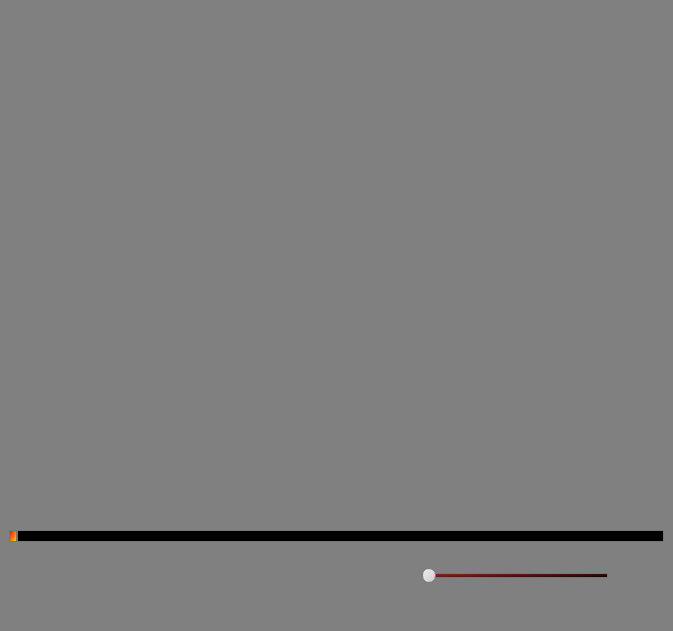
<?xml version="1.0" encoding="UTF-8"?>
<ui version="4.0">
 <class>MainWindow</class>
 <widget class="QMainWindow" name="MainWindow">
  <property name="geometry">
   <rect>
    <x>0</x>
    <y>0</y>
    <width>673</width>
    <height>631</height>
   </rect>
  </property>
  <property name="windowTitle">
   <string>MainWindow</string>
  </property>
  <property name="styleSheet">
   <string notr="true">background-color: gray;</string>
  </property>
  <widget class="QWidget" name="centralwidget">
   <layout class="QGridLayout" name="gridLayout">
    <item row="0" column="0">
     <layout class="QVBoxLayout" name="verticalLayout">
      <item>
       <spacer name="verticalSpacer">
        <property name="orientation">
         <enum>Qt::Vertical</enum>
        </property>
        <property name="sizeHint" stdset="0">
         <size>
          <width>20</width>
          <height>40</height>
         </size>
        </property>
       </spacer>
      </item>
      <item>
       <widget class="QSlider" name="hsMusic">
        <property name="styleSheet">
         <string notr="true">QSlider {
border: 0px;
background: none;
}

QSlider::groove:horizontal {
border: 1px solid #bbb;
background: white;
height: 10px;
/*border-radius: 4px;*/
}

QSlider::sub-page:horizontal {
background: qlineargradient(x1: 0, y1: 0,    x2: 0, y2: 1,  stop: 0 #66e, stop: 1 #FC0B0B);
background: qlineargradient(x1: 0, y1: 0.2, x2: 1, y2: 1,  stop: 0 #FC0B0B, stop: 1 #F5ED14);
border: 1px solid #777;
height: 14px;
/*border-radius: 4px;*/
}

QSlider::add-page:horizontal {
background: black;
/*background: qlineargradient(x1: 0, y1: 0,    x2: 0, y2: 1,  stop: 0 #000, stop: 1 #FC0B0B);
background: qlineargradient(x1: 0, y1: 0.2, x2: 1, y2: 1,  stop: 0 #892919, stop: 1 #000);*/
border: 1px solid #777;
height: 14px;
/*border-radius: 4px;*/
}


QSlider::handle:horizontal {
/*background: qlineargradient(x1:0, y1:0, x2:1, y2:1, stop:0 #eee, stop:1 #ccc);
border: 1px solid #777;
*/
background: none;
width: 12px;
margin-top: -6px;
margin-bottom: -6px;
border-radius: 7px;
}

QSlider::handle:horizontal:hover {
background: qlineargradient(x1:0, y1:0, x2:1, y2:1, stop:0 #fff, stop:1 #ddd);
border: 1px solid #444;
border-radius: 7px;
}



QSlider::sub-page:horizontal:disabled {
background: #bbb;
border-color: #999;
}

QSlider::add-page:horizontal:disabled {
background: #eee;
border-color: #999;
}

QSlider::handle:horizontal:disabled {
background: #eee;
border: 1px solid #aaa;
border-radius: 4px;
}</string>
        </property>
        <property name="orientation">
         <enum>Qt::Horizontal</enum>
        </property>
       </widget>
      </item>
      <item>
       <layout class="QHBoxLayout" name="horizontalLayout">
        <item>
         <widget class="QPushButton" name="pbStop">
          <property name="minimumSize">
           <size>
            <width>50</width>
            <height>50</height>
           </size>
          </property>
          <property name="maximumSize">
           <size>
            <width>50</width>
            <height>50</height>
           </size>
          </property>
          <property name="styleSheet">
           <string notr="true">
QPushButton{
	border-radius: 5px;
	image: url(:/img/Images/stop.png);
	background-color: none;
}

QPushButton:hover{
	border-radius: 5px;
	border: 1px solid gray;
	image: url(:/img/Images/stop.png);
}

QPushButton:checked{
	border-radius: 5px;
	image: url(:/img/Images/stop-orange.png);
}</string>
          </property>
          <property name="text">
           <string/>
          </property>
         </widget>
        </item>
        <item>
         <widget class="QPushButton" name="pbPlay">
          <property name="minimumSize">
           <size>
            <width>50</width>
            <height>50</height>
           </size>
          </property>
          <property name="maximumSize">
           <size>
            <width>50</width>
            <height>50</height>
           </size>
          </property>
          <property name="styleSheet">
           <string notr="true">QPushButton{
	border-radius: 5px;
	image: url(:/img/Images/play.png);
	background-color: none;
}

QPushButton:hover{
	border-radius: 5px;
	border: 1px solid gray;
	image: url(:/img/Images/play.png);
}

QPushButton:checked{
	border-radius: 5px;
	image: url(:/img/Images/play-orange.png);
}</string>
          </property>
          <property name="text">
           <string/>
          </property>
         </widget>
        </item>
        <item>
         <widget class="QPushButton" name="pbPause">
          <property name="minimumSize">
           <size>
            <width>50</width>
            <height>50</height>
           </size>
          </property>
          <property name="maximumSize">
           <size>
            <width>50</width>
            <height>50</height>
           </size>
          </property>
          <property name="styleSheet">
           <string notr="true">QPushButton{
	border-radius: 5px;
	image: url(:/img/Images/pause.png);
	background-color: none;
}

QPushButton:hover{
	border-radius: 5px;
	border: 1px solid gray;
	image: url(:/img/Images/pause.png);
}

QPushButton:checked{
	border-radius: 5px;
	image: url(:/img/Images/pause-orange.png);
}</string>
          </property>
          <property name="text">
           <string/>
          </property>
         </widget>
        </item>
        <item>
         <spacer name="horizontalSpacer">
          <property name="orientation">
           <enum>Qt::Horizontal</enum>
          </property>
          <property name="sizeHint" stdset="0">
           <size>
            <width>40</width>
            <height>20</height>
           </size>
          </property>
         </spacer>
        </item>
        <item>
         <widget class="QPushButton" name="pbVolume">
          <property name="minimumSize">
           <size>
            <width>50</width>
            <height>50</height>
           </size>
          </property>
          <property name="maximumSize">
           <size>
            <width>50</width>
            <height>50</height>
           </size>
          </property>
          <property name="styleSheet">
           <string notr="true">QPushButton{
	border-radius: 5px;
	image: url(:/img/Images/volume.png);
	background-color: none;
}

QPushButton:hover{
	border-radius: 5px;
	border: 1px solid gray;
	image: url(:/img/Images/volume.png);
}

QPushButton:checked{
	border-radius: 5px;
	image: url(:/img/Images/volume-orange.png);
}</string>
          </property>
          <property name="text">
           <string/>
          </property>
         </widget>
        </item>
        <item>
         <widget class="QSlider" name="hsVolume">
          <property name="minimumSize">
           <size>
            <width>50</width>
            <height>50</height>
           </size>
          </property>
          <property name="styleSheet">
           <string notr="true">QSlider {
border: 0px;
background: none;
}

QSlider::groove:horizontal {
border: 1px solid #bbb;
background: white;
height: 3px;
border-radius: 4px;
}

QSlider::sub-page:horizontal {
background: qlineargradient(x1: 0, y1: 0,    x2: 0, y2: 1,  stop: 0 #66e, stop: 1 #FC0B0B);
background: qlineargradient(x1: 0, y1: 0.2, x2: 1, y2: 1,  stop: 0 #FC0B0B, stop: 1 #F5ED14);
border: 1px solid #777;
height: 14px;
border-radius: 4px;
}

QSlider::add-page:horizontal {
background: qlineargradient(x1: 0, y1: 0,    x2: 0, y2: 1,  stop: 0 #000, stop: 1 #FC0B0B);
background: qlineargradient(x1: 0, y1: 0.2, x2: 1, y2: 1,  stop: 0 #892919, stop: 1 #000);

border: 1px solid #777;
height: 14px;
border-radius: 4px;
}


QSlider::handle:horizontal {
background: qlineargradient(x1:0, y1:0, x2:1, y2:1, stop:0 #eee, stop:1 #ccc);
border: 1px solid #777;
width: 12px;
margin-top: -6px;
margin-bottom: -6px;
border-radius: 7px;
}

QSlider::handle:horizontal:hover {
background: qlineargradient(x1:0, y1:0, x2:1, y2:1,
    stop:0 #fff, stop:1 #ddd);
border: 1px solid #444;
border-radius: 7px;
}



QSlider::sub-page:horizontal:disabled {
background: #bbb;
border-color: #999;
}

QSlider::add-page:horizontal:disabled {
background: #eee;
border-color: #999;
}

QSlider::handle:horizontal:disabled {
background: #eee;
border: 1px solid #aaa;
border-radius: 4px;
}</string>
          </property>
          <property name="orientation">
           <enum>Qt::Horizontal</enum>
          </property>
         </widget>
        </item>
        <item>
         <widget class="QPushButton" name="pbExit">
          <property name="minimumSize">
           <size>
            <width>50</width>
            <height>50</height>
           </size>
          </property>
          <property name="maximumSize">
           <size>
            <width>50</width>
            <height>50</height>
           </size>
          </property>
          <property name="styleSheet">
           <string notr="true">QPushButton{
	border-radius: 5px;
	image: url(:/img/Images/play.png);
	background-color: none;
}

QPushButton:hover{
	border-radius: 5px;
	border: 1px solid gray;
	image: url(:/img/Images/play.png);
}

QPushButton:checked{
	border-radius: 5px;
	image: url(:/img/Images/play-orange.png);
}</string>
          </property>
          <property name="text">
           <string/>
          </property>
         </widget>
        </item>
       </layout>
      </item>
     </layout>
    </item>
   </layout>
  </widget>
  <widget class="QMenuBar" name="menubar">
   <property name="geometry">
    <rect>
     <x>0</x>
     <y>0</y>
     <width>673</width>
     <height>21</height>
    </rect>
   </property>
  </widget>
  <widget class="QStatusBar" name="statusbar"/>
 </widget>
 <resources/>
 <connections/>
</ui>
